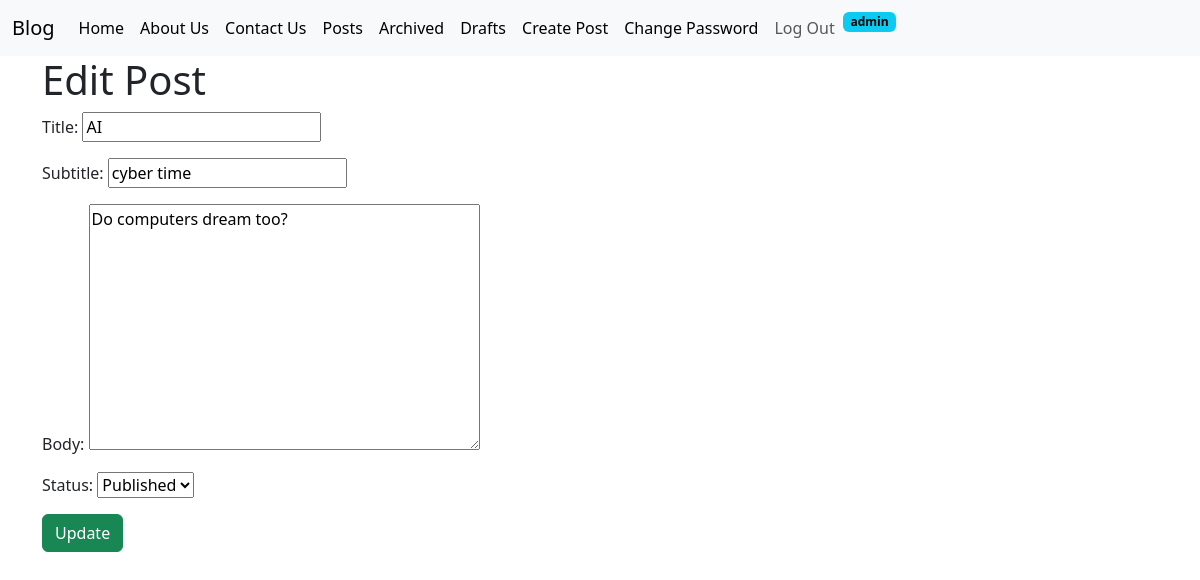
The page /posts/edit/3/ (signed in) on the database its author committed.
### posts/models.py (models this page shows, shortened)
class Post(models.Model):
    title = models.CharField(max_length=128)
    subtitle = models.CharField(max_length=128)
    body = models.TextField()
    created_on = models.DateTimeField(auto_now_add=True)
    author = models.ForeignKey(
        User,
        on_delete=models.CASCADE
    )
    status = models.ForeignKey(
        Status,
        on_delete=models.DO_NOTHING
    )

### posts/views.py (the view)
# urls.py: path("edit/<int:pk>/", PostUpdateView.as_view(), name="post_edit"),
class PostUpdateView(LoginRequiredMixin, UserPassesTestMixin, UpdateView): # GET Request first -> Display filled form
    template_name = "postsTemplates/edit.html"
    model = Post
    fields = ["title", "subtitle", "body", "status"]
    def test_func(self):
        post = self.get_object()
        if self.request.user == post.author:
            return True
        else:
            return False

### posts/models.py (called while the page is built)
    def __str__(self):
        return self.name

### templates/postsTemplates/edit.html (shortened to what this page needs)
{% extends 'base.html' %}
{% block content %}
    <h1>Edit Post</h1>
    <form method="post">
        {{ form.as_p }}
        <input type="submit" value="Update" class="btn btn-success">
    </form>
{% endblock %}

### templates/navbar.html (shortened to what this page needs)
<nav class="navbar navbar-expand-lg bg-body-tertiary">
  <div class="container-fluid">
    <a class="navbar-brand" href="{% url 'home' %}">Blog</a>
    <div class="collapse navbar-collapse" id="navbarSupportedContent">
      <ul class="navbar-nav me-auto mb-2 mb-lg-0">
        <li class="nav-item">
          <a class="nav-link active" aria-current="page" href="{% url 'homeTwo' %}">Home</a>
        </li>
        <li class="nav-item">
          <a class="nav-link active" href="{% url 'about' %}">About Us</a>
        </li>
        <li class="nav-item">
          <a class="nav-link active" href="{% url 'contact' %}">Contact Us</a>
        </li>
        <li class="nav-item">
          <a class="nav-link active" href="{% url 'post_list' %}">Posts</a>
        </li>
        {% if user.is_authenticated %}
        <li class="nav-item">
          <a class="nav-link active" href="{% url 'post_archived_list' %}">Archived</a>
        </li>
        <li class="nav-item">
          <a class="nav-link active" href="{% url 'post_drafts_list' %}">Drafts</a>
        </li>
        <li class="nav-item">
          <a class="nav-link active" href="{% url 'post_new' %}">Create Post</a>
        </li>
        <li class="nav-item">
          <a class="nav-link active" href="{% url 'password_change' %}">Change Password</a>
        </li>
        <li class="nav-item">
          <form action="{% url 'logout' %}" method="post">
            <input type="submit" value="Log Out" class="nav-link">
          </form>
        </li>
        <li class="nav-item">
          <span class="badge text-bg-info">{{ user.username }}</span>
        </li>
        {% endif %}
      </ul>
    </div>
  </div>
</nav>

### rows shown on the page
Post: title "AI", subtitle "cyber time", body "Do computers dream too?", status "Published"

### other values the page prints
{{ user.username }} "admin"
